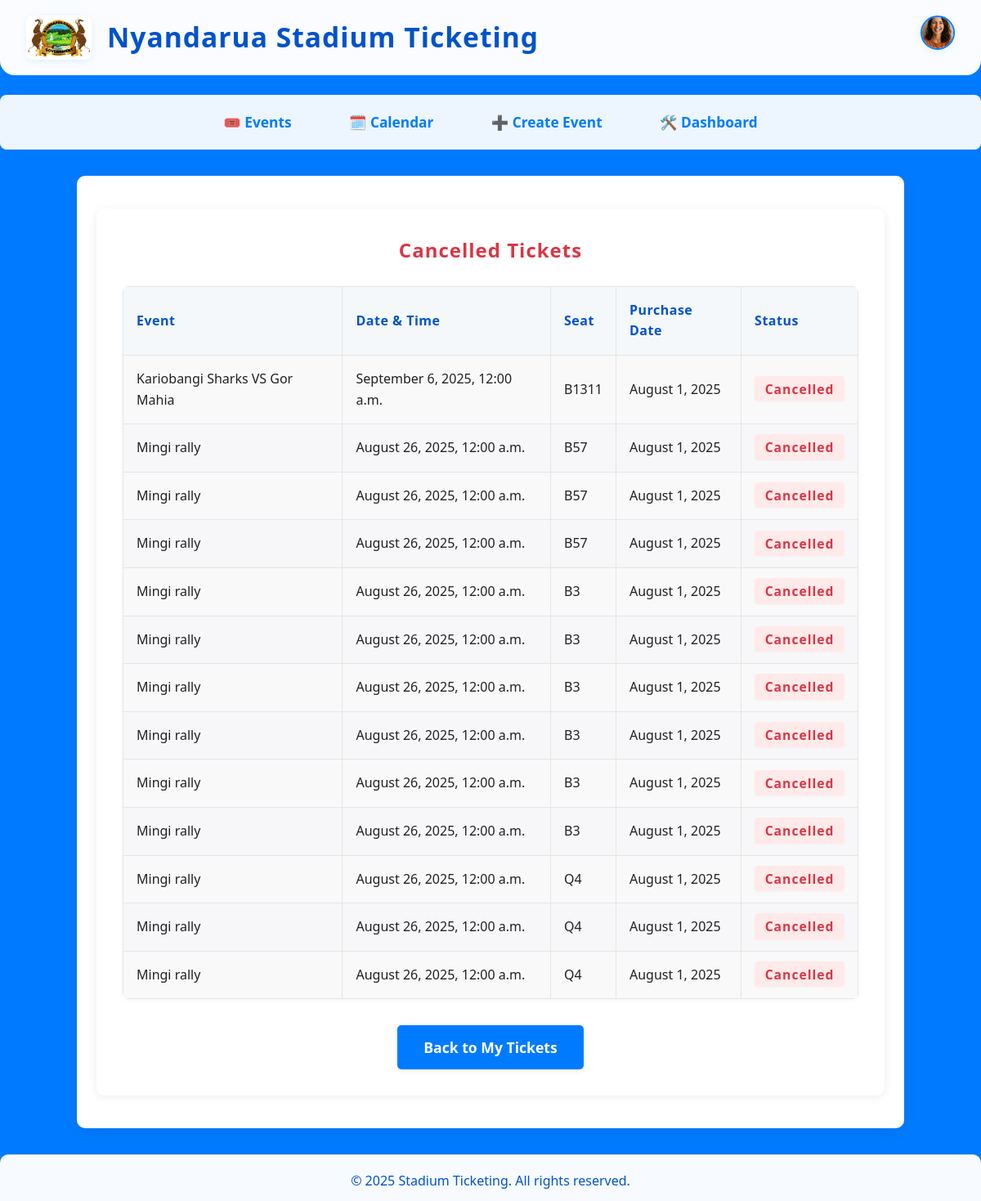
Page /tickets/cancelled/ (signed in) on the committed database.
### users/models.py (models this page shows, shortened)
class Profile(models.Model):
    user = models.OneToOneField(User, on_delete=models.CASCADE, related_name='profile')
    photo = models.ImageField(upload_to='profile_photos/', blank=True, null=True)

### tickets/models.py (models this page shows, shortened)
class Ticket(models.Model):
    STATUS_CHOICES = [
        ('Active', 'Active'),
        ('Cancelled', 'Cancelled'),
        ('Used', 'Used'),
    ]
    user = models.ForeignKey(User, on_delete=models.CASCADE, related_name='tickets')
    event = models.ForeignKey(Event, on_delete=models.CASCADE, related_name='tickets')
    tickettype = models.ForeignKey('TicketType', on_delete=models.CASCADE, related_name='tickets', null=True, blank=True)
    seat = models.CharField(max_length=50)
    purchase_date = models.DateTimeField(auto_now_add=True)
    status = models.CharField(max_length=10, choices=STATUS_CHOICES, default='Active')
    qr_code_url = models.URLField(blank=True, null=True)  # Optional: for QR code image
    qr_code_image = models.ImageField(upload_to='ticket_qrcodes/', blank=True, null=True)

### events/models.py (models this page shows, shortened)
class Event(models.Model):
    EVENT_TYPE_CHOICES = [
        ('sports', 'Sports Events'),
        ('entertainment', 'Entertainment Events'),
        ('civic', 'Civic and Political Events'),
        ('educational', 'Educational and Institutional Events'),
        ('corporate', 'Corporate and Business Events'),
        ('religious', 'Religious and Spiritual Events'),
        ('recreational', 'Recreational and Community Events'),
        ('esports', 'E-sports and Virtual Events'),
    ]
    SPORTS_TYPE_CHOICES = [
        ('football', 'Football'),
        ('basketball', 'Basketball'),
        ('athletics', 'Athletics'),
        ('rugby', 'Rugby'),
        ('tennis', 'Tennis'),
    ]
    LEAGUE_CHOICES = [
        ('premier_league', 'Premier League'),
        ('national_league', 'National League'),
        ('champions_league', 'Champions League'),
    ]
    name = models.CharField(max_length=200)
    date = models.DateTimeField()
    location = models.CharField(max_length=200)
    description = models.TextField(blank=True)
    thumbnail = models.ImageField(upload_to='event_thumbnails/', blank=True, null=True)
    event_type = models.CharField(max_length=32, choices=EVENT_TYPE_CHOICES, default='sports')
    sport_type = models.CharField(max_length=32, choices=SPORTS_TYPE_CHOICES, blank=True, null=True)
    league = models.CharField(max_length=32, choices=LEAGUE_CHOICES, blank=True, null=True)

### tickets/views.py (the view)
# urls.py: path('cancelled/', views.cancelled_tickets, name='cancelled_tickets'),
@login_required
def cancelled_tickets(request):
    tickets = Ticket.objects.filter(user=request.user, status='Cancelled').select_related('event').order_by('-purchase_date')
    return render(request, 'tickets/cancelled_tickets.html', {'tickets': tickets, 'now': timezone.now()})

### tickets/templates/tickets/cancelled_tickets.html (shortened to what this page needs)
{% extends "base.html" %}
{% block content %}
<div class="tickets-section">
    <h2>Cancelled Tickets</h2>
    {% if tickets %}
    <table class="ticket-table">
        <thead>
            <tr>
                <th>Event</th>
                <th>Date & Time</th>
                <th>Seat</th>
                <th>Purchase Date</th>
                <th>Status</th>
            </tr>
        </thead>
        <tbody>
            {% for ticket in tickets %}
            <tr>
                <td>{{ ticket.event.name }}</td>
                <td>{{ ticket.event.date|date:"F j, Y, g:i a" }}</td>
                <td>{{ ticket.seat }}</td>
                <td>{{ ticket.purchase_date|date:"F j, Y" }}</td>
                <td><span class="ticket-status-cancelled">Cancelled</span></td>
            </tr>
            {% endfor %}
        </tbody>
    </table>
    {% else %}
        <div class="no-tickets-msg">You have no cancelled tickets.</div>
    {% endif %}
    <a href="{% url 'ticket_list' %}" class="cta">Back to My Tickets</a>
</div>
{% endblock %}

### events/templates/base.html (shortened to what this page needs)
{% load static %}
<!DOCTYPE html>
<html lang="en">
<head>
    <link rel="stylesheet" href="{% static 'css/styles.css' %}">
</head>
<body>
    {% block header %}
        <header>
            <div class="logo-title">
                <img src="{% static 'images/Nyandarua logo.png' %}" alt="Logo">
                <span class="app-name">Nyandarua Stadium Ticketing</span>
            </div>
            {% if user.is_authenticated %}
            <div class="nav-profile-dropdown">
                <div class="profile-pic-wrapper">
                    {% if user.profile.photo %}
                        <img src="{{ user.profile.photo.url }}" alt="Profile" class="nav-profile-pic">
                    {% else %}
                        <img src="{% static 'images/default_profile.png' %}" alt="Profile" class="nav-profile-pic">
                    {% endif %}
                </div>
            </div>
            {% endif %}
        </header>
    {% endblock %}
    {% block navbar %}
    <nav>
        <a href="{% url 'event_list' %}">🎟️ Events</a>
        <a href="{% url 'event_calendar' %}">🗓️ Calendar</a>
        {% if user.is_superuser %}
            <a href="{% url 'event_create' %}">➕ Create Event</a>
            <a href="{% url 'admin_dashboard' %}">🛠️ Dashboard</a>
        {% else %}
            <a href="{% url 'user_dashboard' %}">👤 User Dashboard</a>
        {% endif %}
    </nav>
    {% endblock %}
    <div class="container">
        {% block content %}{% endblock %}
    </div>
    <footer>
        &copy; {{ year|default:2025 }} Stadium Ticketing. All rights reserved.
    </footer>
</body>
</html>

### static/css/styles.css (style rules this page uses)
body, h1, h2, h3, h4, h5, h6, p, ul, ol, li, a { margin: 0; padding: 0; box-sizing: border-box; }
body { font-family: 'Segoe UI', Arial, sans-serif; background: #f7f9fb; color: #222; line-height: 1.6; }
header { background: linear-gradient(90deg, #0052cc 0%, #007bff 100%); color: #fff; padding: 2rem 0 1rem 0; text-align: center; box-shadow: 0 2px 8px rgba(0,0,0,0.04); }
nav { background: #fff; border-bottom: 1px solid #e5e5e5; padding: 0.75rem 0; text-align: center; }
nav a { color: #0052cc; margin: 0 1.2rem; text-decoration: none; font-weight: 500; transition: color 0.2s; font-size: 1.05rem; }
.container { max-width: 950px; margin: 2.5rem auto; background: #fff; padding: 2.5rem 2rem; border-radius: 10px; box-shadow: 0 4px 24px rgba(0,0,0,0.07); }
.cta { display: inline-block; background: #007bff; color: #fff; padding: 0.9rem 2.2rem; border-radius: 5px; text-decoration: none; font-size: 1.1rem; font-weight: 600; margin-top: 1rem; box-shadow: 0 2px 8px rgba(0,123,255,0.08); transition: background 0.2s; }
footer { text-align: center; color: #888; padding: 1.5rem 0 1rem 0; margin-top: 2.5rem; font-size: 0.98rem; background: #f4f8fb; border-top: 1px solid #e5e5e5; }

### events/templates/base.html (style rules this page uses)
html, body { height: 100%; min-height: 100%; margin: 0; padding: 0; }
body { display: flex; flex-direction: column; min-height: 100vh; font-family: 'Segoe UI', Arial, sans-serif; background: #007bff; }
header { background: rgba(255,255,255,0.98); border-radius: 0 0 18px 18px; text-align: left; padding: 1.2rem 2rem 1.2rem 2rem; margin-bottom: 1.5rem; box-shadow: 0 4px 24px rgba(0,123,255,0.10); display: flex; align-items: center; justify-content: space-between; position: relative; }
.logo-title { display: flex; align-items: center; gap: 1.2rem; }
.logo-title img { height: 54px; width: auto; border-radius: 8px; box-shadow: 0 2px 8px rgba(0,123,255,0.10); background: #f4f4f4; }
.logo-title .app-name { font-size: 2.1rem; font-weight: bold; color: #0052cc; letter-spacing: 1px; }
nav { text-align: center; margin-bottom: 2rem; background: rgba(255,255,255,0.93); border-radius: 8px; box-shadow: 0 2px 12px rgba(0,123,255,0.08); padding: 0.7rem 0; display: flex; justify-content: center; gap: 1.2rem; flex-wrap: wrap; }
nav a { margin: 0 0.5rem; color: #007bff; text-decoration: none; font-weight: 600; font-size: 1.08rem; padding: 0.5rem 1.1rem; border-radius: 6px; transition: background 0.18s, color 0.18s; display: inline-flex; align-items: center; gap: 0.4rem; }
.container { max-width: 1100px; margin: 0 auto; padding: 0 1.5rem; flex: 1 0 auto; }
footer { margin-top: 2rem; font-size: 1rem; background: rgba(255,255,255,0.97); border-radius: 10px 10px 0 0; text-align: center; padding: 1.2rem 0 0.7rem 0; box-shadow: 0 -2px 12px rgba(0,123,255,0.07); color: #0052cc; flex-shrink: 0; }
.nav-profile-dropdown { position: absolute; top: 1.2rem; right: 2rem; display: flex; align-items: center; z-index: 1002; }
.profile-pic-wrapper { cursor: pointer; display: flex; align-items: center; }
.nav-profile-pic { width: 38px; height: 38px; border-radius: 50%; object-fit: cover; border: 2px solid #007bff; box-shadow: 0 2px 8px rgba(0,123,255,0.10); background: #f4f4f4; transition: box-shadow 0.2s; }

### tickets/templates/tickets/cancelled_tickets.html (style rules this page uses)
.tickets-section { max-width: 900px; margin: 2.5rem auto; background: #fff; padding: 2rem; border-radius: 10px; box-shadow: 0 2px 12px rgba(0,0,0,0.07); animation: fadeIn 0.7s; }
.tickets-section h2 { color: #dc3545; margin-bottom: 1.5rem; text-align: center; letter-spacing: 1px; }
.ticket-table { width: 100%; border-collapse: collapse; margin-bottom: 2rem; background: #f9f9f9; border-radius: 8px; overflow: hidden; box-shadow: 0 1px 6px rgba(0,0,0,0.04); }
.ticket-table th, .ticket-table td { border: 1px solid #e5e5e5; padding: 1rem; text-align: left; }
.ticket-table th { background: #f4f8fb; color: #0052cc; font-weight: 600; letter-spacing: 0.5px; }
.ticket-table tr:nth-child(even) { background: #f7f7fa; }
.ticket-status-cancelled { color: #dc3545; font-weight: bold; letter-spacing: 1px; background: #ffeaea; padding: 0.3em 0.8em; border-radius: 4px; font-size: 0.98em; box-shadow: 0 1px 2px rgba(220,53,69,0.04); }
.cta { background: #007bff; color: #fff; font-weight: bold; padding: 0.8rem 2rem; border-radius: 5px; text-decoration: none; font-size: 1.1rem; margin: 1rem auto 0 auto; display: block; width: fit-content; transition: background 0.2s; box-shadow: 0 2px 8px rgba(0,0,0,0.06); }

### rows in the picture
Ticket: event.name "Kariobangi Sharks VS Gor Mahia", event "September 6, 2025, 12:00 a.m.", seat "B1311", purchase_date "August 1, 2025"
Ticket: event.name "Mingi rally", event "August 26, 2025, 12:00 a.m.", seat "B57", purchase_date "August 1, 2025"
Ticket: event.name "Mingi rally", event "August 26, 2025, 12:00 a.m.", seat "B57", purchase_date "August 1, 2025"
Ticket: event.name "Mingi rally", event "August 26, 2025, 12:00 a.m.", seat "B57", purchase_date "August 1, 2025"
Ticket: event.name "Mingi rally", event "August 26, 2025, 12:00 a.m.", seat "B3", purchase_date "August 1, 2025"
Ticket: event.name "Mingi rally", event "August 26, 2025, 12:00 a.m.", seat "B3", purchase_date "August 1, 2025"
Ticket: event.name "Mingi rally", event "August 26, 2025, 12:00 a.m.", seat "B3", purchase_date "August 1, 2025"
Ticket: event.name "Mingi rally", event "August 26, 2025, 12:00 a.m.", seat "B3", purchase_date "August 1, 2025"
Ticket: event.name "Mingi rally", event "August 26, 2025, 12:00 a.m.", seat "B3", purchase_date "August 1, 2025"
Ticket: event.name "Mingi rally", event "August 26, 2025, 12:00 a.m.", seat "B3", purchase_date "August 1, 2025"
Ticket: event.name "Mingi rally", event "August 26, 2025, 12:00 a.m.", seat "Q4", purchase_date "August 1, 2025"
Ticket: event.name "Mingi rally", event "August 26, 2025, 12:00 a.m.", seat "Q4", purchase_date "August 1, 2025"
Ticket: event.name "Mingi rally", event "August 26, 2025, 12:00 a.m.", seat "Q4", purchase_date "August 1, 2025"

### other values in the picture
{{ year|default:2025 }} "2025"
